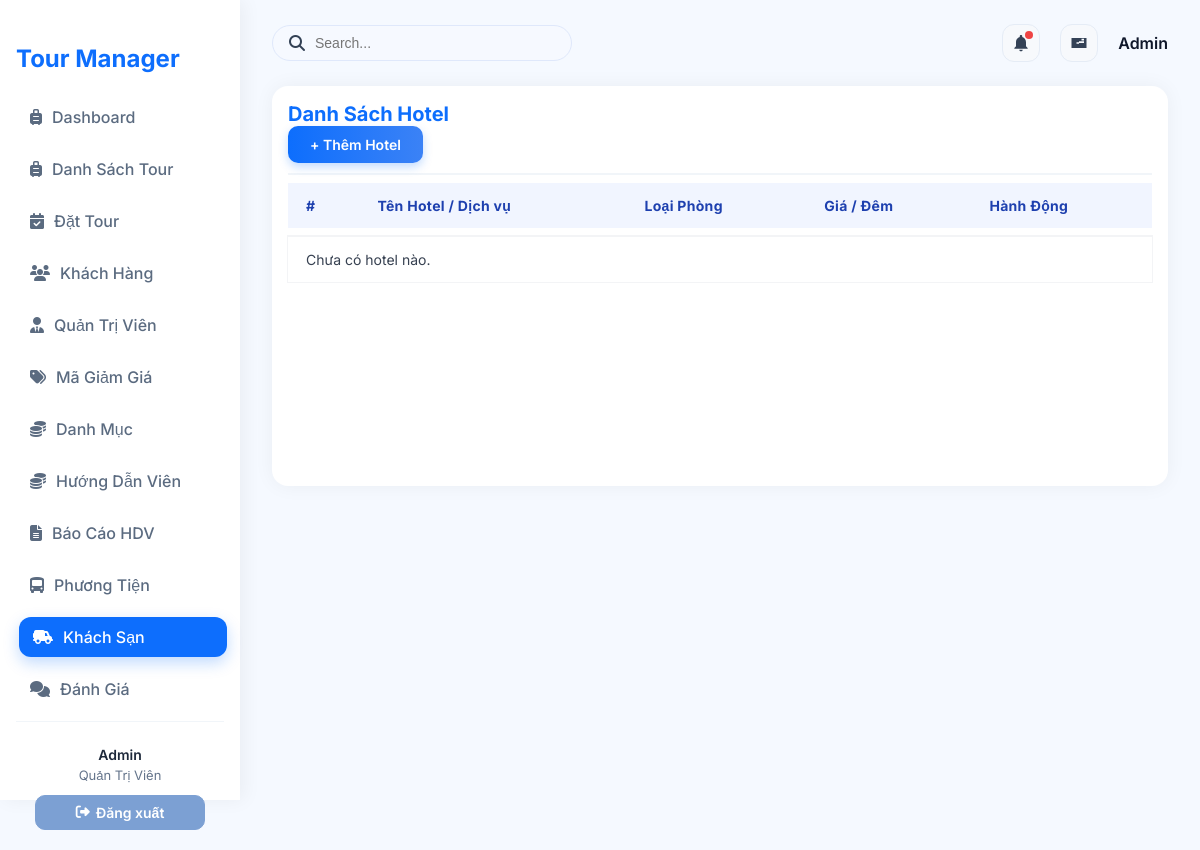
The app's page /?action=admin-listHotel (signed in), older data.
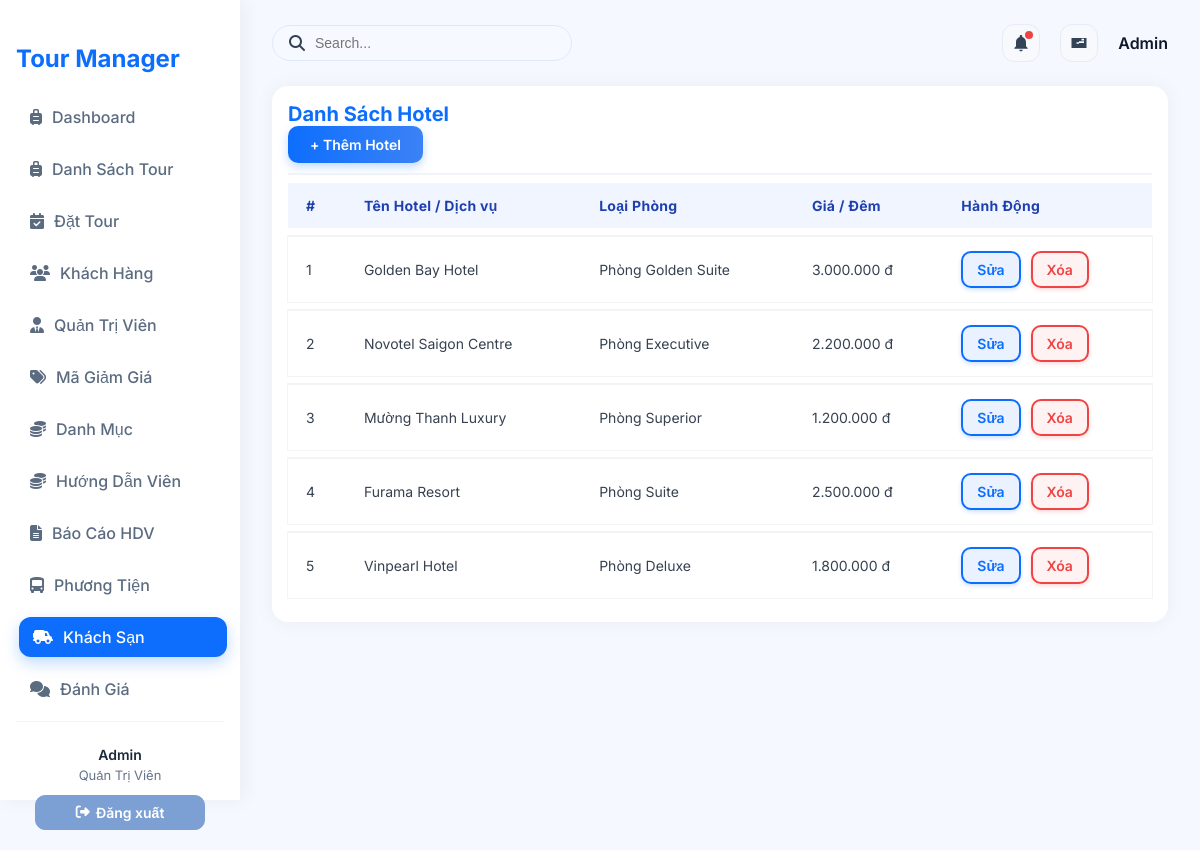
The same page, newer data.
### tables this page shows
CREATE TABLE `hotels` (
  `hotel_service_id` int NOT NULL,
  `service_name` varchar(255) DEFAULT NULL,
  `room_type` varchar(255) DEFAULT NULL,
  `price_per_night` decimal(12,2) DEFAULT NULL,
  `description` text
);

### controllers/HotelController.php (called while the page is built, shortened)
<?php
class HotelController
{
    private $hotelQuery;
    function __construct()
    {
        $this->hotelQuery = new HotelQuery();
    }
    public function listHotel()
    {
        $hotels = $this->hotelQuery->getAllHotel();
        require './views/Hotel/listHotel.php';
    }
}
?>

### routes/index.php (called while the page is built)
<?php
$action = $_GET['action'] ?? '/';
match ($action) {
    '/' => (new ProductController)->home(),
    'admin' => require './views/admin.php',
    'login' => (new AuthController)->login(),
    'logout' => (new AuthController)->logout(),
    'admin-listTours' => require './views/admin.php',
    'admin-createTours' => require './views/admin.php',
    'admin-updateTours' => require './views/admin.php',
    'admin-listUsers' => require './views/admin.php',
    'admin-createUsers' => require './views/admin.php',
    'admin-updateUsers' => require './views/admin.php',
    'admin-listCategory' => require './views/admin.php',
    'admin-createCategory' => require './views/admin.php',
    'admin-updateCategory' => require './views/admin.php',
    'admin-listCustomer' => require './views/admin.php',
    'admin-createCustomer' => require './views/admin.php',
    'admin-updateCustomer' => require './views/admin.php',
    'admin-listDiscount' => require './views/admin.php',
    'admin-createDiscount' => require './views/admin.php',
    'admin-updateDiscount' => require './views/admin.php',
    'admin-listGuide' => require './views/admin.php',
    'admin-createGuide' => require './views/admin.php',
    'admin-updateGuide' => require './views/admin.php',
    'admin-listTourGuide' => require './views/admin.php',
    'admin-createTourGuide' => require './views/admin.php',
    'admin-updateTourGuide' => require './views/admin.php',
    'admin-listHotel' => require './views/admin.php',
    'admin-createHotel' => require './views/admin.php',
    'admin-updateHotel' => require './views/admin.php',
    'admin-listVehicles' => require './views/admin.php',
    'admin-createVehicles' => require './views/admin.php',
    'admin-updateVehicles' => require './views/admin.php',
    'admin-listReport' => require './views/admin.php',
    'admin-createReport' => require './views/admin.php',
    'admin-updateReport' => require './views/admin.php',
    default => require './views/admin.php',
};

### index.php (called while the page is built, shortened)
<?php
spl_autoload_register(function ($class) {
    $fileName = "$class.php";
    $fileModel              = PATH_MODEL . $fileName;
});
require_once './routes/index.php';

### models/BaseModel.php (called while the page is built, shortened)
<?php
class BaseModel
{
    public function __construct()
    {
        $dsn = sprintf('mysql:host=%s;port=%s;dbname=%s;charset=utf8', DB_HOST, DB_PORT, DB_NAME);
        try {
            $this->pdo = new PDO($dsn, DB_USERNAME, DB_PASSWORD, DB_OPTIONS);
        } catch (PDOException $e) {
            die("Kết nối cơ sở dữ liệu thất bại: {$e->getMessage()}. Vui lòng thử lại sau.");
        }
    }
}

### models/HotelQuery.php (called while the page is built, shortened)
<?php
class HotelQuery extends BaseModel
{
    public function getAllHotel()
    {
        $sql = "SELECT * FROM hotels ORDER BY hotel_service_id DESC";
        $stmt = $this->pdo->query($sql);
        return $stmt->fetchAll(PDO::FETCH_ASSOC);
    }
}
?>

### views/Hotel/listHotel.php (the view)
<div class="main-content p-4">
    <div class="admin-table-container">
        <div class="table-header d-flex justify-content-between align-items-center mb-3">
            <h4 class="fw-bold">Danh Sách Hotel</h4>
            <a href="?action=admin-createHotel" class="btn btn-primary">+ Thêm Hotel</a>
        </div>
        <table class="table table-striped align-middle">
            <thead>
                <tr>
                    <th>#</th>
                    <th>Tên Hotel / Dịch vụ</th>
                    <th>Loại Phòng</th>
                    <th>Giá / Đêm</th>
                    <th>Hành Động</th>
                </tr>
            </thead>
            <tbody>
                <?php if (!empty($hotels)): ?>
                <?php foreach ($hotels as $index => $d): ?>
                <tr>
                    <td><?= $index + 1; ?></td>
                    <td><?= htmlspecialchars($d['service_name']); ?></td>
                    <td><?= htmlspecialchars($d['room_type']); ?></td>
                    <td><?= number_format($d['price_per_night'], 0, ',', '.'); ?> đ</td>
                    <td>
                        <a href="?action=admin-updateHotel&id=<?= $d['hotel_service_id']; ?>"
                            class="btn btn-sm btn-outline-success">Sửa</a>
                        <a href="?action=admin-deleteHotel&id=<?= $d['hotel_service_id']; ?>"
                            class="btn btn-sm btn-outline-danger"
                            onclick="return confirm('Bạn có chắc muốn xóa hotel này?')">
                            Xóa
                        </a>
                    </td>
                </tr>
                <?php endforeach; ?>
                <?php else: ?>
                <tr>
                    <td colspan="5" class="text-center">Chưa có hotel nào.</td>
                </tr>
                <?php endif; ?>
            </tbody>
        </table>
    </div>
</div>

Row changes from the older to the newer data that the page shows:
added hotels: service_name "Golden Bay Hotel", room_type "Phòng Golden Suite", price_per_night "3.000.000"
added hotels: service_name "Novotel Saigon Centre", room_type "Phòng Executive", price_per_night "2.200.000"
added hotels: service_name "Mường Thanh Luxury", room_type "Phòng Superior", price_per_night "1.200.000"
added hotels: service_name "Furama Resort", room_type "Phòng Suite", price_per_night "2.500.000"
added hotels: service_name "Vinpearl Hotel", room_type "Phòng Deluxe", price_per_night "1.800.000"
Text that changed along with them:
text no longer shown: "Chưa có hotel nào."
